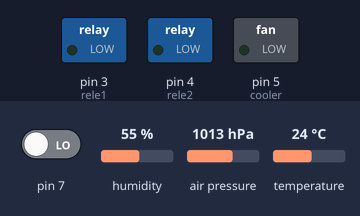
Simulated run of this sketch. Board: Arduino Uno, built with avr-gcc and run on an emulated ATmega328P. On the bench: switched loads named in the sketch (green lamp = pin HIGH). The test bench sets the inputs (shaded band); at power-on: pin 7 LOW, humidity 55 %, temperature 24 °C, air pressure 1013 hPa. WiFi joins after 1.5 s; servers stay silent unless stated; what the sketch prints to the serial monitor is not drawn.

Above: at 3.0 s.
3.1 s: pin 7 driven HIGH
At 5.2 s:
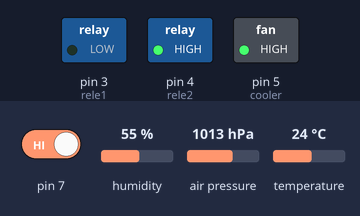
5.8 s: humidity set to 45 %
8.5 s: humidity set to 42 %
At 11.1 s:
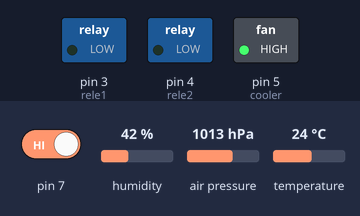
11.4 s: temperature set to 28 °C
At 12.7 s:
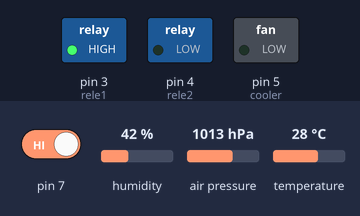
14.1 s: pin 7 driven LOW
At 16.4 s:
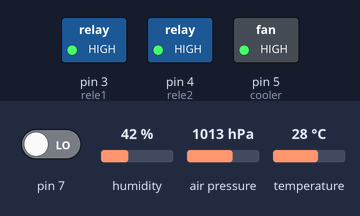
Timing chart, 0 to 17.9 s (numbered marks = the images above; inputs shaded):
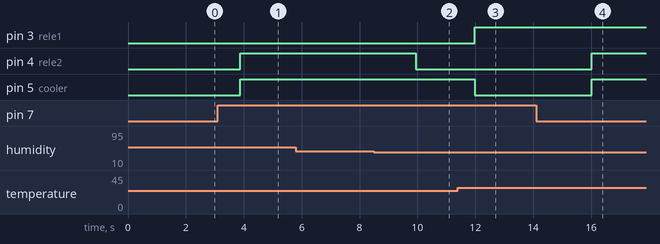

The sketch:

sketch_aug21b.ino
```cpp
#define BLYNK_PRINT Serial    // Comment this out to disable prints and save space
#include <ESP8266_Lib.h>
#include <BlynkSimpleShieldEsp8266.h>
#include <SimpleTimer.h>
char auth[] = "Substituir pela Chave do Blynk"; // Chave do Blynk
SimpleTimer timer;
char ssid[] = "Substituir pelo Nome do Wifi"; // Nome do Wifi
char pass[] = "Substituir pela Senha do Wifi"; // Senha do Wifi
#include <SoftwareSerial.h>
SoftwareSerial EspSerial(8, 9); // RX, TX

float h;
float t;
float a;

#define rele1 3
#define rele2 4
#define cooler 5
// Your ESP8266 baud rate:
#define ESP8266_BAUD 9600

ESP8266 wifi(&EspSerial);

#include <DHT.h>

#define DHTPIN 6     // what digital pin we're connected to

#define DHTTYPE DHT11  // DHT 22  (AM2302), AM2321

DHT dht(DHTPIN, DHTTYPE);

#include <Wire.h>
#include <Adafruit_BMP085.h>

Adafruit_BMP085 bmp;


void setup() {
  Serial.begin(9600);
  delay(10);
  // Set ESP8266 baud rate
  EspSerial.begin(ESP8266_BAUD);
  delay(10);
  timer.setInterval(1000L, sendUptime);
  Blynk.begin(auth, wifi, ssid, pass);
  Serial.println("DHTxx test!");
  bmp.begin();
  dht.begin();
  pinMode(3, OUTPUT);
  pinMode(4, OUTPUT);
  pinMode(5, OUTPUT);
  pinMode(7, INPUT);

}
void sendUptime() {
  // Wait a few seconds between measurements.
  delay(2000);

  // Reading temperature or humidity takes about 250 milliseconds!
  // Sensor readings may also be up to 2 seconds 'old' (its a very slow sensor)
  h = dht.readHumidity();

  t = dht.readTemperature();

  a = (bmp.readAltitude(101500));

  Blynk.virtualWrite(V3, t);
  Blynk.virtualWrite(V2, h);
  Blynk.virtualWrite(V1, a);


}
void loop()
{
  h = dht.readHumidity();

  t = dht.readTemperature();
  Blynk.run();
  timer.run();

  if (digitalRead(7) == HIGH)
  {
    if (t <= 26)
    {
      digitalWrite(cooler, HIGH);
      digitalWrite(rele1, LOW);
    }
    else
    {
      digitalWrite(cooler, LOW);
      digitalWrite(rele1, HIGH);
    }
    if (h <= 43)
    {
      digitalWrite(rele2, LOW);
    }
    else
    {
      digitalWrite(rele2, HIGH);
    }
  }
  else
  {
    digitalWrite(cooler, HIGH);
    digitalWrite(rele1, HIGH);
    digitalWrite(rele2, HIGH);
  }
}
```

Measured:
- the behaviour switches between 44 and 43 % on humidity (found by bisection; images 1 and 2)
- the behaviour switches between 26 and 27 °C on temperature (found by bisection; images 2 and 3)
- after the input at 3.1 s, pin 3 (rele1): stays LOW (without the input it goes to HIGH after 0.77 s)
- after the input at 5.8 s, every drawn part: stays the same
- after the input at 8.5 s, pin 4 (rele2): HIGH → LOW after 1.5 s
- after the input at 11.4 s, pin 3 (rele1): LOW → HIGH after 0.58 s; pin 5 (cooler): HIGH → LOW after 0.58 s
- after the input at 14.1 s, pin 4 (rele2), pin 5 (cooler): LOW → HIGH after 1.9 s
